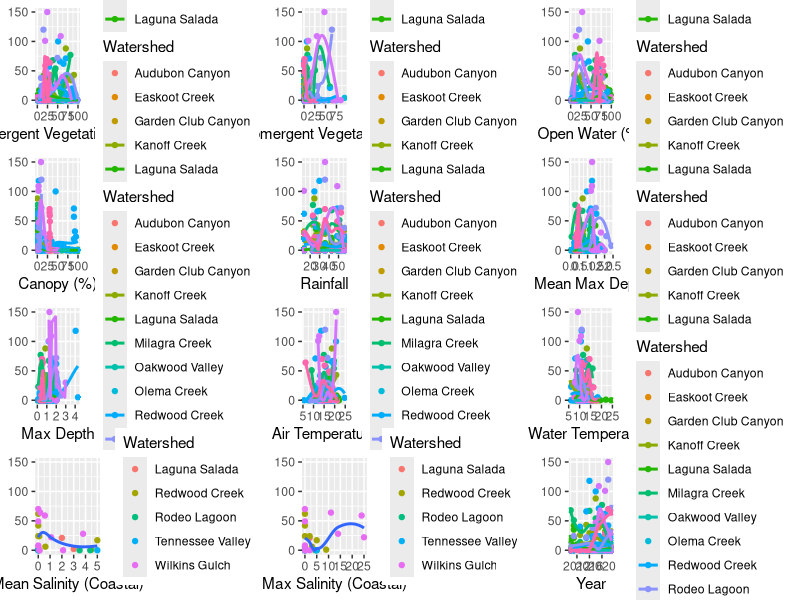

This figure's R source:
# plots of covariate raw data between years
library(ggplot2)
library(tidyverse)
library(cowplot)

setwd(here::here("code"))
between_year_data <- read_csv(here::here("data", "between_year_data.csv"))

#### summary data table ####
summary_table_data <- read_csv(here::here("data", "filtered_raw_data.csv"))


#### mean_percent_emerg ####
# emergent vegetation vs. egg masses
emergent_plot <- between_year_data %>% 
  ggplot(aes(x=mean_percent_emerg, y=num_egg_masses, color=Watershed)) +
  geom_point() +
  geom_smooth(se=FALSE) +
  xlab("Emergent Vegetation (%)") +
  ylab(NULL) +
  ylim(0,150)

# emergent vs. time
emergent_BRD_plot <- between_year_data %>% 
  ggplot(aes(x=BRDYEAR, y=mean_percent_emerg, color=Watershed)) +
  geom_point() +
  geom_smooth()

#### mean_percent_sub ####
# submerg vs. egg masses
submergent_plot <- between_year_data %>% 
  ggplot(aes(x=mean_percent_sub, y=num_egg_masses, color=Watershed)) +
  geom_point() +
  geom_smooth(se=FALSE) +
  xlab("Submergent Vegetation (%)")  +
  ylab(NULL) +
  ylim(0,150)

## submerg vs. time
subemergent_BRD_plot <- between_year_data %>% 
  ggplot(aes(x=BRDYEAR, y=mean_percent_sub, color=Watershed)) +
  geom_point() +
  geom_smooth()

#### mean_percent_water ####
# open water vs. egg masses
open_water_plot <- between_year_data %>% 
  ggplot(aes(x=mean_percent_water, y=num_egg_masses, color=Watershed)) +
  geom_point() +
  geom_smooth(se=FALSE) +
  xlab("Open Water (%)") +
  ylab(NULL) +
  ylim(0,150)

## open water vs. time
open_water_BRD_plot <- between_year_data %>% 
  ggplot(aes(x=BRDYEAR, y=mean_percent_water, color=Watershed)) +
  geom_point() +
  geom_smooth()

#### interpolated_canopy ####
# canopy vs. egg masses
canopy_plot <- between_year_data %>% 
  ggplot(aes(x=interpolated_canopy, y=num_egg_masses, color=Watershed)) +
  geom_point() +
  geom_smooth(se=FALSE) +
  xlab("Canopy (%)") +
  ylab(NULL) +
  ylim(0,150)

## canopy vs. time
canopy_BRD_plot <- between_year_data %>% 
  ggplot(aes(x=BRDYEAR, y=interpolated_canopy, color=Watershed)) +
  geom_point() +
  geom_smooth()

#### yearly_rain ####
# yearly rain vs. egg masses
rain_plot <- between_year_data %>% 
  ggplot(aes(x=yearly_rain, y=num_egg_masses, color=Watershed)) +
  geom_point() +
  geom_smooth(se=FALSE) +
  xlab("Rainfall") +
  ylab(NULL) +
  ylim(0,150)

## yearly rain vs. time
rain_BRD_plot <- between_year_data %>% 
  ggplot(aes(x=BRDYEAR, y=yearly_rain, color=Watershed)) +
  geom_point() +
  geom_smooth()

#### mean_max_depth ####
# mean_max_depth vs. egg masses
mean_max_depth_plot <- between_year_data %>% 
  ggplot(aes(x=mean_max_depth, y=num_egg_masses, color=Watershed)) +
  geom_point() +
  geom_smooth(se=FALSE) +
  xlab("Mean Max Depth") +
  ylab(NULL) +
  ylim(0,150)

## mean_max_depth vs. time
mean_max_depth_BRD_plot <- between_year_data %>% 
  ggplot(aes(x=BRDYEAR, y=mean_max_depth, color=Watershed)) +
  geom_point() +
  geom_smooth()

#### max_depth ####
# max_depth vs. egg masses
max_depth_plot <- between_year_data %>% 
  ggplot(aes(x=max_depth, y=num_egg_masses, color=Watershed)) +
  geom_point() +
  geom_smooth(se=FALSE) +
  xlab("Max Depth") +
  ylab(NULL) +
  ylim(0,150)

## max_depth vs. time
max_depth_BRD_plot <- between_year_data %>% 
  ggplot(aes(x=BRDYEAR, y=max_depth, color=Watershed)) +
  geom_point() +
  geom_smooth()

#### AirTemp ####
# AirTemp vs. egg masses
AirTemp_plot <- between_year_data %>% 
  ggplot(aes(x=AirTemp, y=num_egg_masses, color=Watershed)) +
  geom_point() +
  geom_smooth(se=FALSE) +
  xlab("Air Temperature") +
  ylab(NULL) +
  ylim(0,150)

## AirTemp vs. time
AirTemp_BRD_plot <- between_year_data %>% 
  ggplot(aes(x=BRDYEAR, y=AirTemp, color=Watershed)) +
  geom_point() +
  geom_smooth()

#### WaterTemp ####
# WaterTemp vs. egg masses
WaterTemp_plot <- between_year_data %>% 
  ggplot(aes(x=WaterTemp, y=num_egg_masses, color=Watershed)) +
  geom_point() +
  geom_smooth(se=FALSE) +
  xlab("Water Temperature") +
  ylab(NULL) +
  ylim(0,150)

## WaterTemp vs. time
WaterTemp_BRD_plot <- between_year_data %>% 
  ggplot(aes(x=BRDYEAR, y=WaterTemp, color=Watershed)) +
  geom_point() +
  geom_smooth()

#### mean_salinity:CoastalSite ####
#TODO: do these look right?
coastal_between_year_data <- between_year_data %>% 
  filter(CoastalSite == TRUE)

# mean_salinity vs. egg masses
mean_salinity_plot <- coastal_between_year_data %>% 
  ggplot(aes(x=mean_salinity, y=num_egg_masses)) +
  geom_point(aes(color=Watershed)) +
  geom_smooth(se=FALSE) +
  xlab("Mean Salinity (Coastal)") +
  ylab(NULL) +
  ylim(0,150)

## mean_salinity vs. time
mean_salinity_BRD_plot <- coastal_between_year_data %>% 
  ggplot(aes(x=BRDYEAR, y=mean_salinity, color=Watershed)) +
  geom_point() +
  geom_smooth()

#### max_salinity:CoastalSite ####
# max_salinity vs. egg masses
max_salinity_plot <- coastal_between_year_data %>% 
  ggplot(aes(x=max_salinity, y=num_egg_masses)) +
  geom_point(aes(color=Watershed)) +
  geom_smooth(se=FALSE) +
  xlab("Max Salinity (Coastal)") +
  ylab(NULL) +
  ylim(0,150)

## max_salinity vs. time
max_salinity_BRD_plot <- coastal_between_year_data %>% 
  ggplot(aes(x=BRDYEAR, y=max_salinity, color=Watershed)) +
  geom_point() +
  geom_smooth()

#### year ####
# year vs. egg masses
egg_BRD_plot <- between_year_data %>% 
  ggplot(aes(x=BRDYEAR, y=num_egg_masses, color=Watershed)) +
  geom_point() +
  geom_smooth(se=FALSE) +
  xlab("Year") +
  ylab(NULL) +
  ylim(0,150)


#### combined output with egg masses####
# saved in Ouput folder
plot_grid(emergent_plot, submergent_plot, open_water_plot, canopy_plot, rain_plot, mean_max_depth_plot, max_depth_plot, AirTemp_plot, WaterTemp_plot, mean_salinity_plot, max_salinity_plot, egg_BRD_plot, nrow=4)
